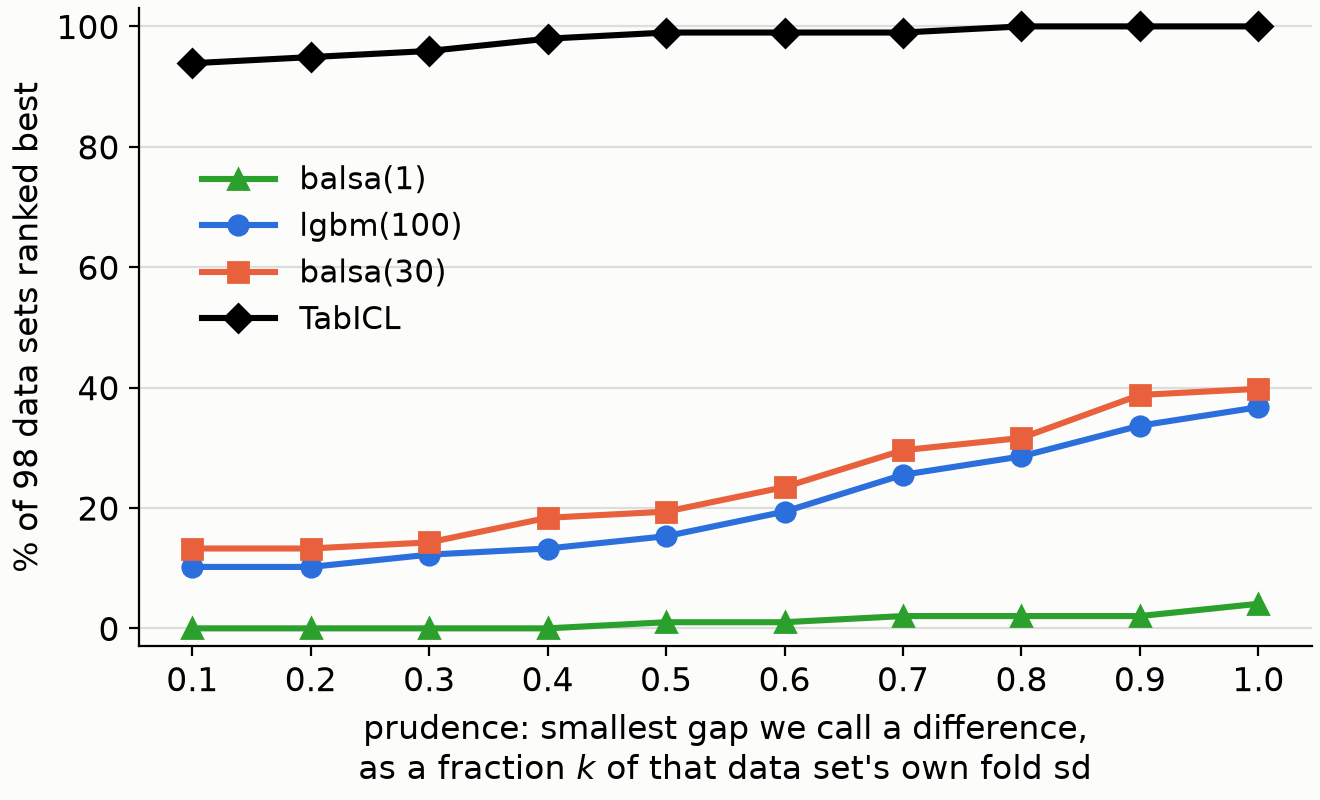

Source code (Python):
#!/usr/bin/env python3 -B
"""prudence: percent of data sets each arm is ranked best on, as the
prudence floor rises from 1 to 10 AUC points.

Prudence is balsa_eg.yue's floor on an effect: two arms whose mean AUCs
differ by less than it are never called different, whatever cohen, cliffs
and ks say.  Here that floor is measured in standard deviations, not in AUC
points, because a point is worth different amounts on different data sets:
the per-set fold sd runs from 0.31 to 14.18 points, a 45-fold spread, so one
absolute threshold is strict on a quiet set and vacuous on a noisy one.

k runs .1 to 1.  Below .1 the floor does nothing (k=0, the three tests
alone, gives 0/9/13/93 against k=.1's 0/10/13/94).  Above 1 it does too
much: one fold sd is already 2.3 AUC points on the median set, and a floor
of four sds would be discarding nine-point gaps, which is not prudence but
indifference.  The range is also Cohen's: .2 small, .5 medium, .8 large.

WHICH sd matters.  Dividing the gap by the POOLED sd of the two arms being
compared gives Cohen's d exactly (checked: the two agree to 0.0), so that
choice would merely restate the cohen test already inside `same`.  The
denominator here is instead a property of the DATA SET: the mean over arms
of that set's fold spread, (p90-p10)/2.56, which is the dashed line in the
AUC figures.  So x=2 reads "a gap under two of this set's own fold sds".

The statistics below are a line-for-line port of balsa_eg.yue, NOT a stats
library, so this chart and the rig agree by construction.  One wrinkle: the
yue `rank` sorts ascending, so its rank 1 is the SMALLEST median.  AUC is
better when bigger, so we rank on -median, as the python rigs do.

usage: python3 prudence.py runs/nose39-yue.txt runs/se61-yue.txt prudence.png
"""
import bisect as B, math, sys, statistics as st
import matplotlib; matplotlib.use("Agg")
import matplotlib.pyplot as plt

EPS, CLIFF, KS = 0.35, 0.195, 1.36      # balsa_eg.yue's thresholds
PRU = [i / 10 for i in range(1, 11)]    # prudence = k * sd, k = .1 .. 1
# name, key in the .txt, colour and marker: the same ink as the AUC figures
ARMS = [("balsa(1)",  "1:q16",  "#2ca02c", "^"),
        ("lgbm(100)", "lgbm",   "#2a6fdb", "o"),
        ("balsa(30)", "n30",    "#e8613c", "s"),
        ("TabICL",    "tabicl", "#000000", "D")]


def bis(vs, v, le=False):
  return B.bisect_right(vs, v) if le else B.bisect_left(vs, v)


def num(xs):                            # adds: n, mean, sd
  n = len(xs)
  mu = sum(xs) / n
  m2 = sum((x - mu) ** 2 for x in xs)
  return n, mu, (math.sqrt(m2 / (n - 1)) if n > 1 else 0)


def cohen(a, b):
  (n1, mu1, sd1), (n2, mu2, sd2) = a, b
  sp = math.sqrt(((n1 - 1) * sd1 ** 2 + (n2 - 1) * sd2 ** 2) /
                 max(1, n1 + n2 - 2))
  return abs(mu1 - mu2) / (sp + 1e-32)


def cliffs(xs, ys):
  d = sum(bis(ys, x) - (len(ys) - bis(ys, x, True)) for x in xs)
  return abs(d) / (len(xs) * len(ys))


def ks(xs, ys):
  n, m, d = len(xs), len(ys), 0
  for v in (xs, ys):
    for x in v:
      d = max(d, abs(bis(xs, x, True) / n - bis(ys, x, True) / m))
  return d / math.sqrt((n + m) / (n * m))


def same(xs, ys, prudence):
  xs, ys = sorted(xs), sorted(ys)
  a, b = num(xs), num(ys)
  if abs(a[1] - b[1]) < prudence: return True       # too small to care about
  return cohen(a, b) <= EPS and cliffs(xs, ys) <= CLIFF and ks(xs, ys) <= KS


def rank(d, prudence):                  # [(name, folds)...] -> {name: rank}
  d = sorted(d, key=lambda kv: -st.median(kv[1]))
  r, pool, out = 1, None, {}
  for name, nums in d:
    if pool is not None and not same(pool, nums, prudence): r, pool = r + 1, None
    pool = (pool or []) + list(nums)
    out[name] = r
  return out


def spread(v):
  "The sd the AUC figures draw: a robust (p90-p10)/2.56 over the folds."
  v = sorted(v); n = len(v)
  q = lambda p: v[min(n - 1, int(p * n))]
  return (q(.9) - q(.1)) / 2.56


def folds(path):
  "Every %folds line: set -> arm -> the 10 fold AUCs."
  out = {}
  for line in open(path):
    if not line.startswith("%folds"): continue
    _, f, arm, *vals = line.split()
    out.setdefault(f, {})[arm] = [float(v) for v in vals]
  return out


def main():
  sets = []
  for path in sys.argv[1:-1]:
    sets += list(folds(path).values())
  sd = [max(1e-9, st.fmean([spread(s[a]) for _, a, _, _ in ARMS])) for s in sets]
  pcts = {a: [] for _, a, _, _ in ARMS}
  for p in PRU:
    got = {a: 0 for _, a, _, _ in ARMS}
    for s, v in zip(sets, sd):
      rk = rank([(a, s[a]) for _, a, _, _ in ARMS], p * v)   # p sds, this set
      for _, a, _, _ in ARMS:
        got[a] += rk[a] == 1
    for _, a, _, _ in ARMS: pcts[a].append(100 * got[a] / len(sets))
  print(f"per-set fold sd (AUC points): median "
        f"{st.median(sd):.2f}, range {min(sd):.2f}-{max(sd):.2f}")
  # drawn at 2x a one-column figure, so a 12pt label prints at 6pt
  f, ax = plt.subplots(figsize=(6.6, 4.0))
  for name, a, c, m in ARMS:
    ax.plot(PRU, pcts[a], color=c, marker=m, lw=2.2, ms=7, label=name)
  ax.set_xlabel("prudence: smallest gap we call a difference,\n"
                "as a fraction $k$ of that data set's own fold sd", fontsize=12)
  ax.set_ylabel(f"% of {len(sets)} data sets ranked best", fontsize=12)
  ax.set_xticks([.1,.2,.3,.4,.5,.6,.7,.8,.9,1]); ax.set_ylim(-3, 103); ax.set_yticks(range(0, 101, 20))
  ax.tick_params(labelsize=12)
  ax.grid(axis="y", color="#ddd")
  for s in ("top", "right"): ax.spines[s].set_visible(False)
  ax.legend(fontsize=11, frameon=False, loc="center left",
            bbox_to_anchor=(.03, .62), handlelength=2.4)
  f.set_facecolor("#fcfcfa"); ax.set_facecolor("#fcfcfa")
  f.tight_layout(pad=.3)
  f.savefig(sys.argv[-1], dpi=200)
  f.savefig(sys.argv[-1].rsplit(".", 1)[0] + ".pdf")
  for name, a, _, _ in ARMS:
    print(f"{name:10s}" + "".join(f"{v:6.1f}" for v in pcts[a]))


if __name__ == "__main__": main()
